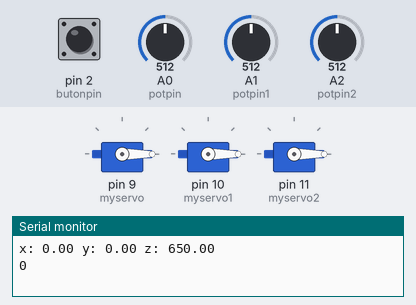
This sketch was run on a simulated Arduino Uno, built with avr-gcc and run on an emulated ATmega328P. Parts: 3 × servo, the last lines printed to the serial monitor. The inputs (shaded band) are chosen by the test bench; at power-on: A2 (potpin2) = 512, A0 (potpin) = 512, A1 (potpin1) = 512, pin 2 (butonpin) HIGH.

Above: at 1.2 s.
1.3 s: A2 (potpin2) set to 306
At 4.2 s:
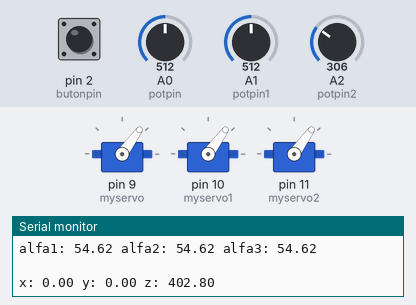
4.3 s: A2 (potpin2) set to 511
At 6.0 s:
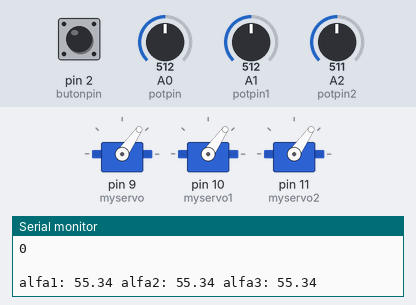
7.3 s: A0 (potpin) set to 716
10.3 s: A0 (potpin) set to 306
At 11.47 s:
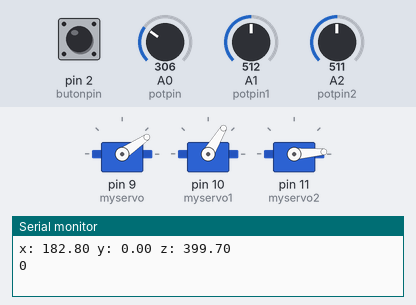
13.3 s: A1 (potpin1) set to 126
16.3 s: A1 (potpin1) set to 900
At 19.5 s:
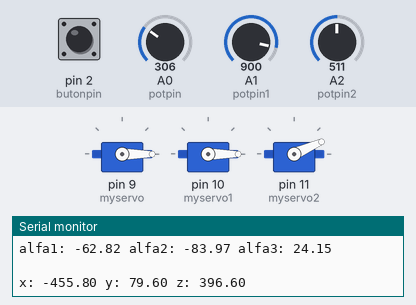
Timing chart, 0 to 20.3 s (numbered marks = the images above; inputs shaded):
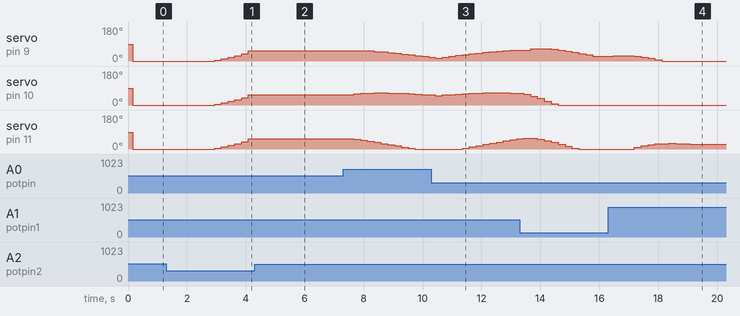

Measured:
- after the input at 1.3 s, servo on pin 9 (myservo), servo on pin 10 (myservo1), servo on pin 11 (myservo2): moves from 0° to 54° over 1.1 s, starting after 1.6 s
- after the input at 4.3 s, servo on pin 9 (myservo), servo on pin 10 (myservo1), servo on pin 11 (myservo2): 54° → 55° after 1.1 s
- after the input at 10.3 s, servo on pin 11 (myservo2): moves from 0° to 54° over 1.8 s, starting after 1.1 s
- after the input at 16.3 s, servo on pin 9 (myservo): 25° → 27° after 0.17 s, → 24° 0.71 s later, → 20° 0.24 s later, → 14° 0.24 s later, … (6 changes in this stretch); servo on pin 11 (myservo2): rises from 0° to 30° in 1.2 s, then falls to 24° in 0.70 s

The sketch:

gaming_shield_kinematic_control.ino
```cpp
/*
 Controlling a servo position using a potentiometer (variable resistor)
 by Michal Rinott <http://people.interaction-ivrea.it/m.rinott>
 modified on 30 Mar 2019
 by Halil ibrahim ilhan
*/

#include <Servo.h>


// robot geometry
 // (look at pics above for explanation)
 const float e = 45.0;     // end effector
 const float f = 152.0;     // base
 const float re = 552.0;
 const float rf = 165.0;

int position_status;
float alfa1;
float alfa2;
float alfa3;

float dc = 10.0; // divide constant

float x = 0;
float y = 0;
float z = 650.0;

float newX;
float newY;
float newZ;

 // trigonometric constants
 const float sqrt3 = sqrt(3.0);
 const float pi = 3.141592653;    // PI
 const float sin120 = sqrt3/2.0;
 const float cos120 = -0.5;
 const float tan60 = sqrt3;
 const float sin30 = 0.5;
 const float tan30 = 1/sqrt3;
// robot geometry

Servo myservo;  // create servo object to control a servo
Servo myservo1;
Servo myservo2;

int potpin = 0;  // analog pin used to connect the potentiometer
int potpin1 = 1;
int potpin2 = 2;
int butonpin = 2;
int val;    // variable to read the value from the analog pin
int val1;
int val2;
int butonState = 0;

void setup() {
  myservo.attach(9);  // attaches the servo on pin 9 to the servo object
  myservo1.attach(10);
  myservo2.attach(11);
  Serial.begin(9600);
  pinMode(butonpin, INPUT_PULLUP);
}

void loop() {
  butonState = digitalRead(butonpin);
//  Serial.println(butonState);

  val = analogRead(potpin) -512;            // reads the value of the potentiometer (value between 0 and 1023)
  newX = x + float(val) / dc;
//  Serial.println("x: "+String(x));
  //val = map(val, 0, 1023, 0, 180);     // scale it to use it with the servo (value between 0 and 180)
  //myservo.write(val);                  // sets the servo position according to the scaled value
  //delay(15);                           // waits for the servo to get there

  val1 = analogRead(potpin1) -512;            // reads the value of the potentiometer (value between 0 and 1023)
  newY = y + float(val1) / dc;
//  Serial.println("y: "+String(y));
  //val1 = map(val1, 0, 1023, 0, 180);     // scale it to use it with the servo (value between 0 and 180)
  //myservo1.write(val1);                  // sets the servo position according to the scaled value
  //delay(15);                           // waits for the servo to get there

  val2 = analogRead(potpin2) -512;            // reads the value of the potentiometer (value between 0 and 1023)
  newZ = z + float(val2) / dc;
//  Serial.println("z: "+String(z));
  //val2 = map(val2, 0, 1023, 0, 180);     // scale it to use it with the servo (value between 0 and 180)
  //myservo2.write(val2);                  // sets the servo position according to the scaled value
  //delay(15);                           // waits for the servo to get there

  position_status = delta_calcInverse(newX, newY, newZ, alfa1, alfa2, alfa3);


  if(position_status == 0 && alfa1 <136.0 && alfa1>-136 && alfa2 <136.0 && alfa2>-136 && alfa3 <136.0 && alfa3>-136){
//    Serial.println("position changed");
    x = newX;
    y = newY;
    z = newZ;
  Serial.println(position_status);
  Serial.println("                                                                         ");
  Serial.println("alfa1: "+ String(alfa1)+" alfa2: "+ String(alfa2)+" alfa3: "+ String(alfa3));
  Serial.println("                                                                         ");
    Serial.println("x: "+ String(x)+" y: "+ String(y)+" z: "+ String(z));
  myservo.write(alfa1);
  myservo1.write(alfa2);
  myservo2.write(alfa3);
    }
//  Serial.println("                                                                         ");
//  Serial.println("alfa1: "+ String(alfa1)+" alfa2: "+ String(alfa2)+" alfa3: "+ String(alfa3));
//  Serial.println("                                                                         ");

  //delay(10);
}


// forward kinematics: (theta1, theta2, theta3) -> (x0, y0, z0)
 // returned status: 0=OK, -1=non-existing position
 int delta_calcForward(float theta1, float theta2, float theta3, float &x0, float &y0, float &z0) {
     float t = (f-e)*tan30/2;
     float dtr = pi/(float)180.0;

     theta1 *= dtr;
     theta2 *= dtr;
     theta3 *= dtr;

     float y1 = -(t + rf*cos(theta1));
     float z1 = -rf*sin(theta1);

     float y2 = (t + rf*cos(theta2))*sin30;
     float x2 = y2*tan60;
     float z2 = -rf*sin(theta2);

     float y3 = (t + rf*cos(theta3))*sin30;
     float x3 = -y3*tan60;
     float z3 = -rf*sin(theta3);

     float dnm = (y2-y1)*x3-(y3-y1)*x2;

     float w1 = y1*y1 + z1*z1;
     float w2 = x2*x2 + y2*y2 + z2*z2;
     float w3 = x3*x3 + y3*y3 + z3*z3;

     // x = (a1*z + b1)/dnm
     float a1 = (z2-z1)*(y3-y1)-(z3-z1)*(y2-y1);
     float b1 = -((w2-w1)*(y3-y1)-(w3-w1)*(y2-y1))/2.0;

     // y = (a2*z + b2)/dnm;
     float a2 = -(z2-z1)*x3+(z3-z1)*x2;
     float b2 = ((w2-w1)*x3 - (w3-w1)*x2)/2.0;

     // a*z^2 + b*z + c = 0
     float a = a1*a1 + a2*a2 + dnm*dnm;
     float b = 2*(a1*b1 + a2*(b2-y1*dnm) - z1*dnm*dnm);
     float c = (b2-y1*dnm)*(b2-y1*dnm) + b1*b1 + dnm*dnm*(z1*z1 - re*re);

     // discriminant
     float d = b*b - (float)4.0*a*c;
     if (d < 0) return -1; // non-existing point

     z0 = -(float)0.5*(b+sqrt(d))/a;
     x0 = (a1*z0 + b1)/dnm;
     y0 = (a2*z0 + b2)/dnm;
     return 0;
 }

 // inverse kinematics
 // helper functions, calculates angle theta1 (for YZ-pane)
 int delta_calcAngleYZ(float x0, float y0, float z0, float &theta) {
     float y1 = -0.5 * 0.57735 * f; // f/2 * tg 30
     y0 -= 0.5 * 0.57735    * e;    // shift center to edge
     // z = a + b*y
     float a = (x0*x0 + y0*y0 + z0*z0 +rf*rf - re*re - y1*y1)/(2*z0);
     float b = (y1-y0)/z0;
     // discriminant
     float d = -(a+b*y1)*(a+b*y1)+rf*(b*b*rf+rf);
     if (d < 0) return -1; // non-existing point
     float yj = (y1 - a*b - sqrt(d))/(b*b + 1); // choosing outer point
     float zj = a + b*yj;
     theta = 180.0*atan(-zj/(y1 - yj))/pi + ((yj>y1)?180.0:0.0);
     return 0;
 }

 // inverse kinematics: (x0, y0, z0) -> (theta1, theta2, theta3)
 // returned status: 0=OK, -1=non-existing position
 int delta_calcInverse(float x0, float y0, float z0, float &theta1, float &theta2, float &theta3) {
     theta1 = theta2 = theta3 = 0;
     int status = delta_calcAngleYZ(x0, y0, z0, theta1);
     if (status == 0) status = delta_calcAngleYZ(x0*cos120 + y0*sin120, y0*cos120-x0*sin120, z0, theta2);  // rotate coords to +120 deg
     if (status == 0) status = delta_calcAngleYZ(x0*cos120 - y0*sin120, y0*cos120+x0*sin120, z0, theta3);  // rotate coords to -120 deg
     return status;
 }
```
